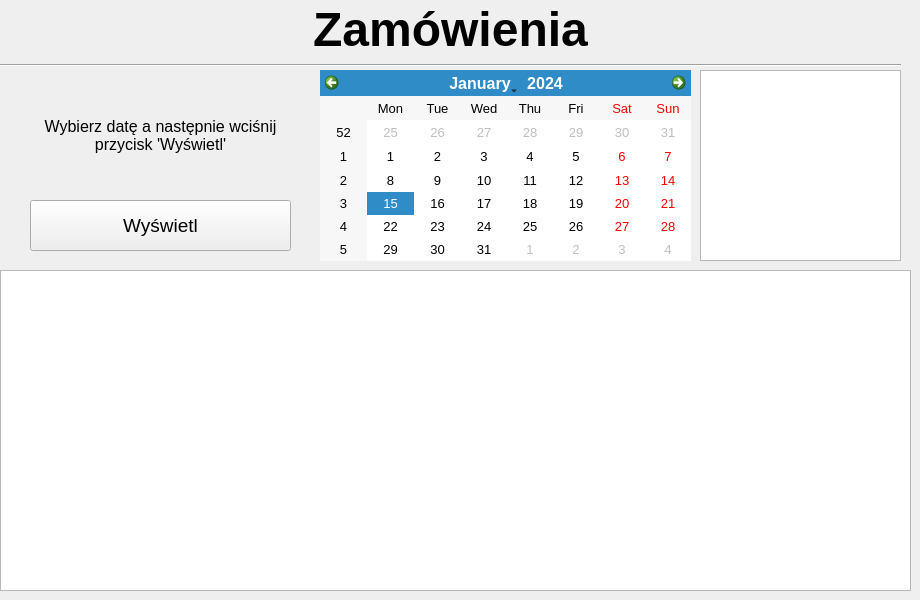
    <widget class="QWidget" name="ordersTab">
     <property name="font">
      <font>
       <family>Arial</family>
       <pointsize>12</pointsize>
      </font>
     </property>
     <property name="autoFillBackground">
      <bool>false</bool>
     </property>
     <property name="styleSheet">
      <string notr="true">background-color:</string>
     </property>
     <attribute name="title">
      <string>Zamówienia</string>
     </attribute>
     <widget class="QWidget" name="verticalLayoutWidget">
      <property name="geometry">
       <rect>
        <x>0</x>
        <y>0</y>
        <width>901</width>
        <height>67</height>
       </rect>
      </property>
      <layout class="QVBoxLayout" name="verticalLayout_2">
       <item>
        <widget class="QLabel" name="label_17">
         <property name="font">
          <font>
           <family>Arial</family>
           <pointsize>36</pointsize>
           <weight>75</weight>
           <bold>true</bold>
          </font>
         </property>
         <property name="text">
          <string>Zamówienia</string>
         </property>
         <property name="alignment">
          <set>Qt::AlignCenter</set>
         </property>
        </widget>
       </item>
       <item>
        <widget class="Line" name="line_12">
         <property name="orientation">
          <enum>Qt::Horizontal</enum>
         </property>
        </widget>
       </item>
      </layout>
     </widget>
     <widget class="QCalendarWidget" name="ordersTabCalendar">
      <property name="geometry">
       <rect>
        <x>320</x>
        <y>70</y>
        <width>371</width>
        <height>191</height>
       </rect>
      </property>
      <property name="font">
       <font>
        <family>Arial</family>
        <pointsize>10</pointsize>
       </font>
      </property>
      <property name="autoFillBackground">
       <bool>true</bool>
      </property>
     </widget>
     <widget class="QTableWidget" name="ordersTabOrdersTable">
      <property name="geometry">
       <rect>
        <x>0</x>
        <y>270</y>
        <width>911</width>
        <height>321</height>
       </rect>
      </property>
     </widget>
     <widget class="QTextEdit" name="ordersTabAdditionalInfoText">
      <property name="geometry">
       <rect>
        <x>700</x>
        <y>70</y>
        <width>201</width>
        <height>191</height>
       </rect>
      </property>
      <property name="readOnly">
       <bool>true</bool>
      </property>
     </widget>
     <widget class="QLabel" name="label_18">
      <property name="geometry">
       <rect>
        <x>30</x>
        <y>100</y>
        <width>261</width>
        <height>71</height>
       </rect>
      </property>
      <property name="font">
       <font>
        <family>Arial</family>
        <pointsize>12</pointsize>
       </font>
      </property>
      <property name="text">
       <string>Wybierz datę a następnie wciśnij 
przycisk 'Wyświetl'</string>
      </property>
      <property name="alignment">
       <set>Qt::AlignCenter</set>
      </property>
     </widget>
     <widget class="QPushButton" name="ordersTabWyswietlButton">
      <property name="geometry">
       <rect>
        <x>30</x>
        <y>200</y>
        <width>261</width>
        <height>51</height>
       </rect>
      </property>
      <property name="font">
       <font>
        <family>Arial</family>
        <pointsize>14</pointsize>
       </font>
      </property>
      <property name="text">
       <string>Wyświetl</string>
      </property>
     </widget>
    </widget>
